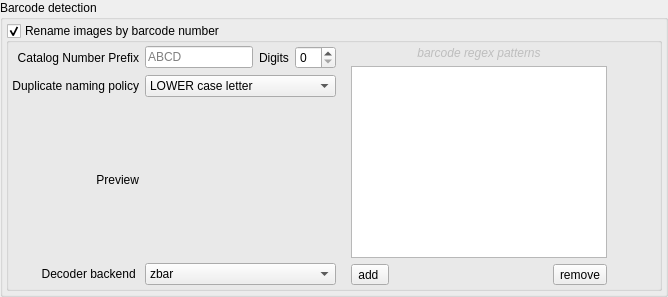
               <widget class="QGroupBox" name="group_barcodeDetection">
                <property name="autoFillBackground">
                 <bool>false</bool>
                </property>
                <property name="title">
                 <string>Barcode detection</string>
                </property>
                <property name="flat">
                 <bool>false</bool>
                </property>
                <property name="checkable">
                 <bool>false</bool>
                </property>
                <layout class="QGridLayout" name="gridLayout_6">
                 <property name="leftMargin">
                  <number>3</number>
                 </property>
                 <property name="topMargin">
                  <number>3</number>
                 </property>
                 <property name="rightMargin">
                  <number>3</number>
                 </property>
                 <property name="bottomMargin">
                  <number>3</number>
                 </property>
                 <item row="1" column="0" colspan="2">
                  <widget class="QGroupBox" name="group_renameByBarcode">
                   <property name="enabled">
                    <bool>true</bool>
                   </property>
                   <property name="title">
                    <string>Rename images by barcode number</string>
                   </property>
                   <property name="checkable">
                    <bool>true</bool>
                   </property>
                   <property name="checked">
                    <bool>true</bool>
                   </property>
                   <layout class="QGridLayout" name="gridLayout_3">
                    <property name="leftMargin">
                     <number>3</number>
                    </property>
                    <property name="topMargin">
                     <number>3</number>
                    </property>
                    <property name="rightMargin">
                     <number>3</number>
                    </property>
                    <property name="bottomMargin">
                     <number>3</number>
                    </property>
                    <item row="0" column="2">
                     <widget class="QLabel" name="label_digits">
                      <property name="enabled">
                       <bool>true</bool>
                      </property>
                      <property name="text">
                       <string>Digits</string>
                      </property>
                     </widget>
                    </item>
                    <item row="0" column="3">
                     <widget class="QSpinBox" name="spinBox_catalogDigits">
                      <property name="enabled">
                       <bool>true</bool>
                      </property>
                      <property name="frame">
                       <bool>true</bool>
                      </property>
                      <property name="minimum">
                       <number>0</number>
                      </property>
                     </widget>
                    </item>
                    <item row="0" column="1">
                     <widget class="QLineEdit" name="lineEdit_catalogNumberPrefix">
                      <property name="enabled">
                       <bool>true</bool>
                      </property>
                      <property name="placeholderText">
                       <string>ABCD</string>
                      </property>
                     </widget>
                    </item>
                    <item row="3" column="0">
                     <widget class="QLabel" name="label_25">
                      <property name="enabled">
                       <bool>true</bool>
                      </property>
                      <property name="text">
                       <string>Decoder backend </string>
                      </property>
                      <property name="alignment">
                       <set>Qt::AlignRight|Qt::AlignTrailing|Qt::AlignVCenter</set>
                      </property>
                     </widget>
                    </item>
                    <item row="1" column="0">
                     <widget class="QLabel" name="label_dupNamingPolicy">
                      <property name="enabled">
                       <bool>true</bool>
                      </property>
                      <property name="text">
                       <string>Duplicate naming policy</string>
                      </property>
                      <property name="alignment">
                       <set>Qt::AlignRight|Qt::AlignTrailing|Qt::AlignVCenter</set>
                      </property>
                     </widget>
                    </item>
                    <item row="2" column="0">
                     <widget class="QLabel" name="label_dupPreview">
                      <property name="enabled">
                       <bool>true</bool>
                      </property>
                      <property name="text">
                       <string>Preview</string>
                      </property>
                      <property name="alignment">
                       <set>Qt::AlignRight|Qt::AlignTrailing|Qt::AlignVCenter</set>
                      </property>
                     </widget>
                    </item>
                    <item row="3" column="1" colspan="3">
                     <widget class="QComboBox" name="comboBox_bcBackend">
                      <property name="enabled">
                       <bool>true</bool>
                      </property>
                      <property name="currentIndex">
                       <number>1</number>
                      </property>
                      <item>
                       <property name="text">
                        <string>libdmtx</string>
                       </property>
                      </item>
                      <item>
                       <property name="text">
                        <string>zbar</string>
                       </property>
                      </item>
                     </widget>
                    </item>
                    <item row="0" column="0">
                     <widget class="QLabel" name="label_catalogNumberPrefix">
                      <property name="enabled">
                       <bool>true</bool>
                      </property>
                      <property name="text">
                       <string>Catalog Number Prefix</string>
                      </property>
                      <property name="alignment">
                       <set>Qt::AlignRight|Qt::AlignTrailing|Qt::AlignVCenter</set>
                      </property>
                     </widget>
                    </item>
                    <item row="2" column="1" colspan="3">
                     <widget class="QLabel" name="label_dupPreviewDisplay">
                      <property name="enabled">
                       <bool>true</bool>
                      </property>
                      <property name="text">
                       <string/>
                      </property>
                     </widget>
                    </item>
                    <item row="0" column="8">
                     <spacer name="horizontalSpacer">
                      <property name="orientation">
                       <enum>Qt::Horizontal</enum>
                      </property>
                      <property name="sizeHint" stdset="0">
                       <size>
                        <width>40</width>
                        <height>20</height>
                       </size>
                      </property>
                     </spacer>
                    </item>
                    <item row="1" column="1" colspan="3">
                     <widget class="QComboBox" name="comboBox_dupNamingPolicy">
                      <property name="enabled">
                       <bool>true</bool>
                      </property>
                      <property name="sizePolicy">
                       <sizepolicy hsizetype="Ignored" vsizetype="Fixed">
                        <horstretch>0</horstretch>
                        <verstretch>0</verstretch>
                       </sizepolicy>
                      </property>
                      <property name="sizeAdjustPolicy">
                       <enum>QComboBox::AdjustToMinimumContentsLength</enum>
                      </property>
                      <item>
                       <property name="text">
                        <string>LOWER case letter</string>
                       </property>
                      </item>
                      <item>
                       <property name="text">
                        <string>UPPER case letter</string>
                       </property>
                      </item>
                      <item>
                       <property name="text">
                        <string>Number with underscore</string>
                       </property>
                      </item>
                      <item>
                       <property name="text">
                        <string>OVERWRITE original</string>
                       </property>
                      </item>
                     </widget>
                    </item>
                    <item row="0" column="7" rowspan="4">
                     <widget class="QFrame" name="frame_patterns">
                      <property name="enabled">
                       <bool>true</bool>
                      </property>
                      <layout class="QGridLayout" name="gridLayout_18">
                       <property name="topMargin">
                        <number>0</number>
                       </property>
                       <property name="bottomMargin">
                        <number>0</number>
                       </property>
                       <item row="4" column="2">
                        <widget class="QToolButton" name="toolButton_removePattern">
                         <property name="enabled">
                          <bool>true</bool>
                         </property>
                         <property name="text">
                          <string>remove</string>
                         </property>
                         <property name="checkable">
                          <bool>false</bool>
                         </property>
                         <property name="autoRaise">
                          <bool>false</bool>
                         </property>
                        </widget>
                       </item>
                       <item row="1" column="0" colspan="3">
                        <widget class="QListWidget" name="listWidget_patterns">
                         <property name="enabled">
                          <bool>true</bool>
                         </property>
                         <property name="autoScroll">
                          <bool>false</bool>
                         </property>
                         <property name="selectionRectVisible">
                          <bool>false</bool>
                         </property>
                        </widget>
                       </item>
                       <item row="4" column="0">
                        <widget class="QToolButton" name="toolButton_addPattern">
                         <property name="enabled">
                          <bool>true</bool>
                         </property>
                         <property name="text">
                          <string>add </string>
                         </property>
                        </widget>
                       </item>
                       <item row="4" column="1">
                        <spacer name="horizontalSpacer_11">
                         <property name="orientation">
                          <enum>Qt::Horizontal</enum>
                         </property>
                         <property name="sizeHint" stdset="0">
                          <size>
                           <width>40</width>
                           <height>20</height>
                          </size>
                         </property>
                        </spacer>
                       </item>
                       <item row="0" column="0" colspan="3">
                        <widget class="QLabel" name="label_28">
                         <property name="enabled">
                          <bool>false</bool>
                         </property>
                         <property name="font">
                          <font>
                           <italic>true</italic>
                          </font>
                         </property>
                         <property name="text">
                          <string>barcode regex patterns</string>
                         </property>
                         <property name="alignment">
                          <set>Qt::AlignCenter</set>
                         </property>
                        </widget>
                       </item>
                      </layout>
                     </widget>
                    </item>
                   </layout>
                  </widget>
                 </item>
                </layout>
               </widget>
